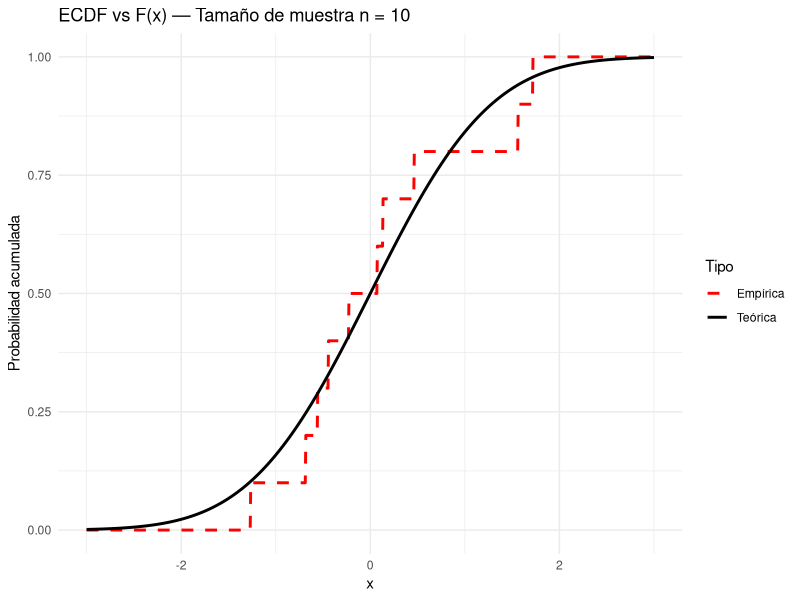
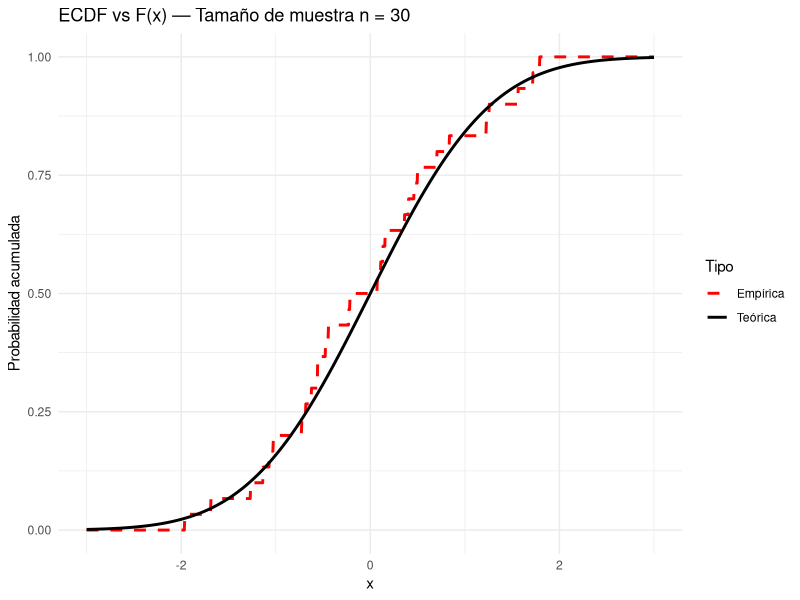
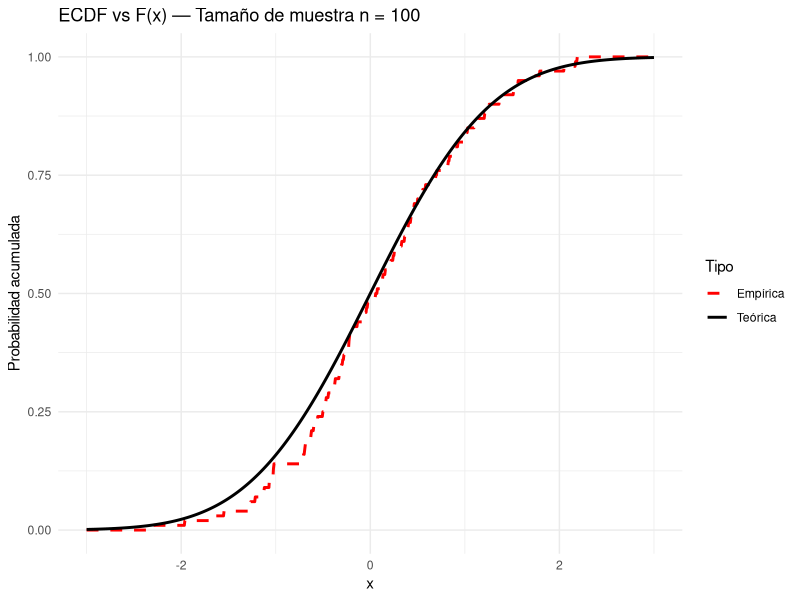
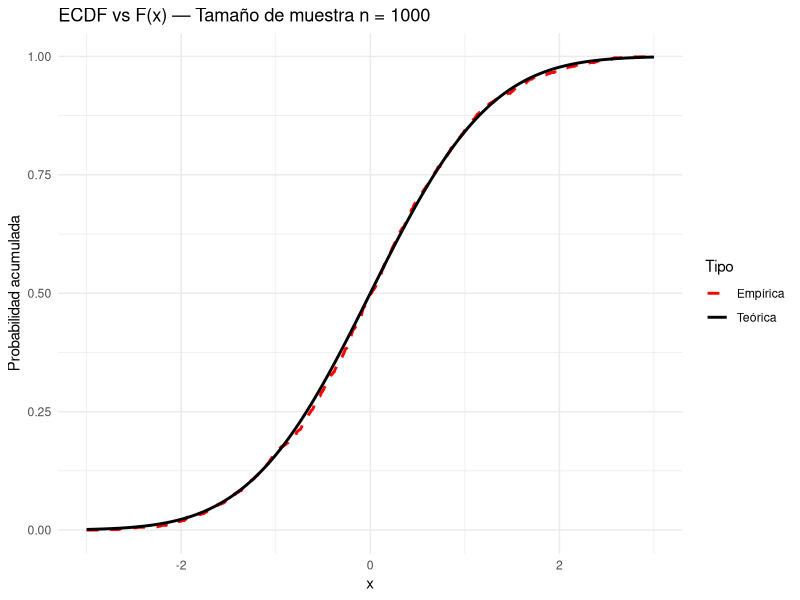
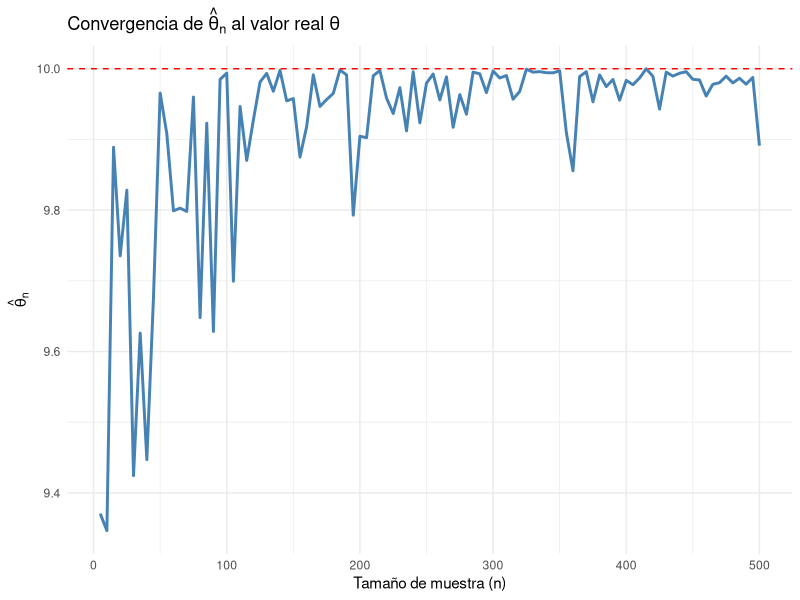
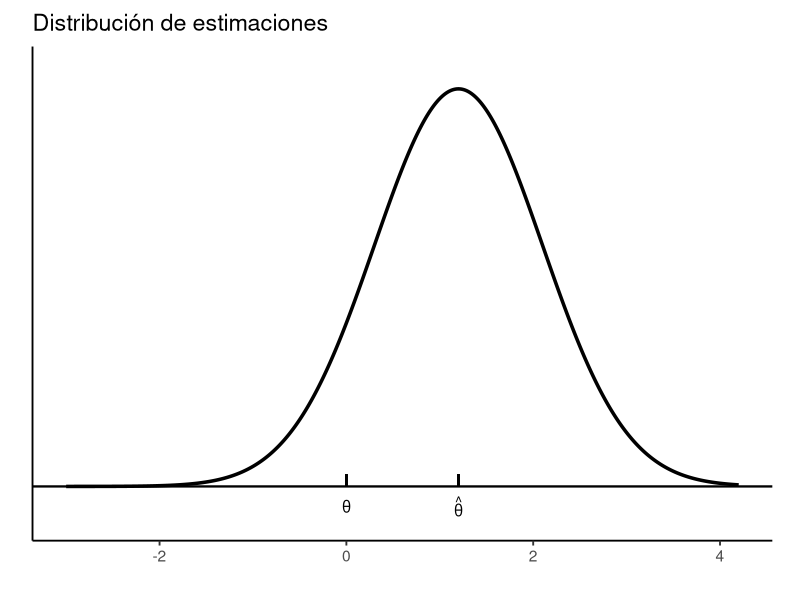
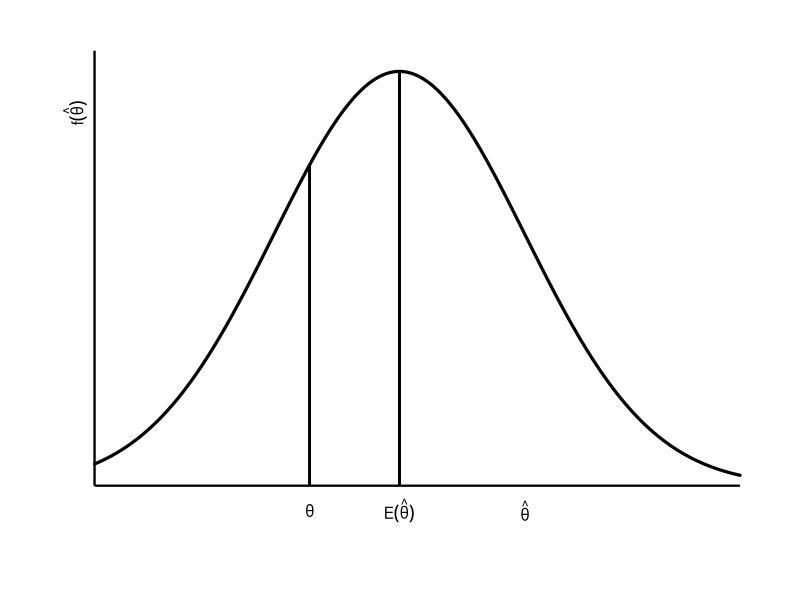
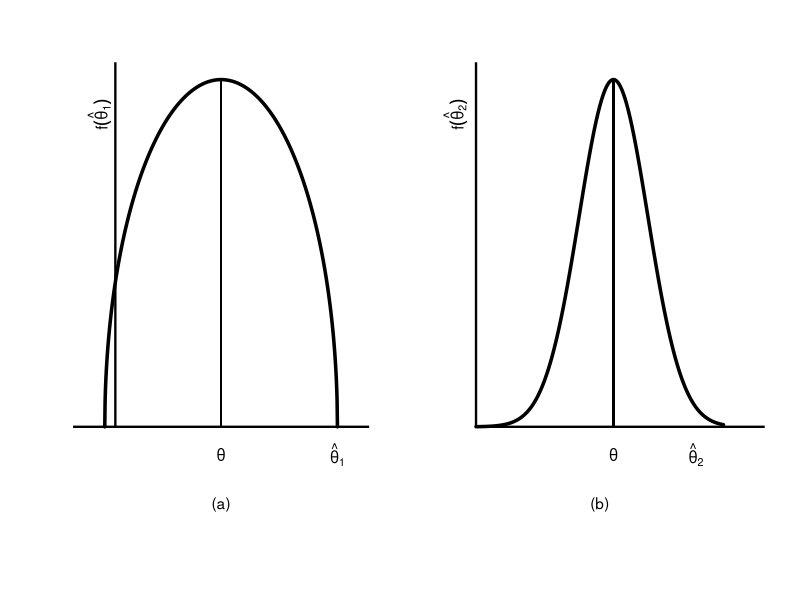

These figures' R source, in order:
## ---- chunk 1
# Cargar librería para gráficos
library(ggplot2)

# Definir función para graficar ECDF vs distribución teórica
comparar_ecdf_teorica <- function(n, distribucion = "normal") {
  set.seed(123)  # Para reproducibilidad

  # Muestra de tamaño n desde N(0,1)
  muestra <- rnorm(n)
  
  # Dominio común
  x_vals <- seq(-3, 3, length.out = 1000)

  # Distribución teórica
  F_teorica <- pnorm(x_vals)

  # Distribución empírica
  ecdf_muestra <- ecdf(muestra)
  F_empirica <- ecdf_muestra(x_vals)

  # Construir data frame para ggplot
  df <- data.frame(
    x = rep(x_vals, 2),
    F = c(F_empirica, F_teorica),
    Tipo = rep(c("Empírica", "Teórica"), each = length(x_vals))
  )

  # Graficar
  ggplot(df, aes(x = x, y = F, color = Tipo, linetype = Tipo)) +
    geom_line(size = 1) +
    labs(
      title = paste("ECDF vs F(x) — Tamaño de muestra n =", n),
      x = "x", y = "Probabilidad acumulada"
    ) +
    theme_minimal() +
    scale_color_manual(values = c("Empírica" = "red", "Teórica" = "black")) +
    scale_linetype_manual(values = c("Empírica" = "dashed", "Teórica" = "solid"))
}

# Generar gráficos para diferentes tamaños de muestra
comparar_ecdf_teorica(10)
comparar_ecdf_teorica(30)
comparar_ecdf_teorica(100)
comparar_ecdf_teorica(1000)

## ---- chunk 2
set.seed(123)
poblacion <- rlnorm(1e6, meanlog = 10, sdlog = 0.5)
## ---- chunk 3
muestra <- sample(poblacion, size = 20000, replace = FALSE)
## ---- chunk 4
Fn <- ecdf(muestra)
## ---- chunk 5
cuantil_90_empirico <- quantile(muestra, probs = 0.9)
## ---- chunk 6
cuantil_90_real <- quantile(poblacion, probs = 0.9)
## ---- chunk 7
cat("Cuantil 90 estimado (empírico):", round(cuantil_90_empirico, 2), "\n")
cat("Cuantil 90 real (poblacional):", round(cuantil_90_real, 2), "\n")
## ---- chunk 8
# Simulación para estimar theta en una uniforme (0, theta)
set.seed(42)
theta_real <- 10

# Tamaños de muestra
n_vals <- c(5, 10, 30, 100)

# Simular y comparar
estimadores <- sapply(n_vals, function(n) {
  muestra <- runif(n, min = 0, max = theta_real)
  max(muestra)
})

# Mostrar resultados
data.frame(
  Tamaño_muestra = n_vals,
  Estimador_maximo = round(estimadores, 3),
  Error = round(theta_real - estimadores, 3)
)
## ---- chunk 9
# Chunk de R — solo código
#| label: fig-convergencia-max
#| fig-cap: 'Convergencia del estimador plug-in $ \hat{\theta}_n = \max X_i $ hacia el valor real $ \theta = 10 $'
#| fig-align: center
#| message: false
#| warning: false

set.seed(42)
theta_real <- 10

# Vector de tamaños de muestra crecientes
n_seq <- seq(5, 500, by = 5)

# Calcular el estimador para cada n
estimadores <- sapply(n_seq, function(n) {
  muestra <- runif(n, min = 0, max = theta_real)
  max(muestra)
})

# Crear data frame para graficar
df_estimacion <- data.frame(
  n = n_seq,
  estimador = estimadores
)

# Graficar
library(ggplot2)
ggplot(df_estimacion, aes(x = n, y = estimador)) +
  geom_line(color = "steelblue", size = 1) +
  geom_hline(yintercept = theta_real, color = "red", linetype = "dashed") +
  labs(
    title = expression("Convergencia de " * hat(theta)[n] * " al valor real " * theta),
    x = "Tamaño de muestra (n)",
    y = expression(hat(theta)[n])
  ) +
  theme_minimal()
## ---- chunk 10
# install.packages("ggplot2")  # si hace falta
library(ggplot2)

theta    <- 0      # valor "verdadero"
thetahat <- 1.2    # estimación

x  <- seq(theta - 3, thetahat + 3, length.out = 500)
df <- data.frame(x = x,
                 y = dnorm(x, mean = thetahat, sd = 0.9))

ggplot(df, aes(x, y)) +
  geom_line(linewidth = 1.2) +
  geom_hline(yintercept = 0, linewidth = 0.8) +
  # marquitas en el eje para theta y theta-hat
  geom_segment(aes(x = theta,    xend = theta,    y = 0, yend = max(y)*0.03),
               inherit.aes = FALSE) +
  geom_segment(aes(x = thetahat, xend = thetahat, y = 0, yend = max(y)*0.03),
               inherit.aes = FALSE) +
  annotate("text", x = theta,    y = -max(df$y)*0.05, label = expression(theta)) +
  annotate("text", x = thetahat, y = -max(df$y)*0.05, label = expression(hat(theta))) +
  labs(title = "Distribución de estimaciones", x = NULL, y = NULL) +
  coord_cartesian(ylim = c(-max(df$y)*0.08, max(df$y)*1.05), clip = "off") +
  theme_classic(base_size = 14) +
  theme(
    axis.text.y  = element_blank(),
    axis.ticks.y = element_blank(),
    plot.margin  = margin(10, 20, 25, 20) # deja espacio para las etiquetas bajo el eje
  )
## ---- chunk 11
library(ggplot2)

# --- Parámetros editables ---
theta       <- 0
E_thetahat  <- 0.5      # sesgo: centro de la densidad
thetahat    <- 1.2
sd0         <- 0.7      # dispersión
# ----------------------------

# Curva de densidad (normal centrada en E(\hat{theta}))
x_min <- theta - 1.2
x_max <- thetahat + 1.2
x  <- seq(x_min, x_max, length.out = 800)
y  <- dnorm(x, mean = E_thetahat, sd = sd0)
df <- data.frame(x, y)
ymax <- max(y)

# Alturas EXACTAS de las barras (tocar la curva)
y_theta     <- dnorm(theta,      mean = E_thetahat, sd = sd0)  # altura en theta
y_Ethetahat <- dnorm(E_thetahat, mean = E_thetahat, sd = sd0)  # pico

ggplot(df, aes(x, y)) +
  geom_line(linewidth = 1.1, lineend = "round") +
  # ejes "a mano"
  annotate("segment", x = x_min, xend = x_max, y = 0, yend = 0, linewidth = 0.8) +
  annotate("segment", x = x_min, xend = x_min, y = 0, yend = 1.05*ymax, linewidth = 0.8) +
  # barra corta en theta (hasta la curva)
  geom_segment(aes(x = theta, xend = theta, y = 0, yend = y_theta), inherit.aes = FALSE) +
  # barra larga en E(thetahat) (hasta el pico)
  geom_segment(aes(x = E_thetahat, xend = E_thetahat, y = 0, yend = y_Ethetahat),
               inherit.aes = FALSE) +
  # etiquetas bajo el eje x
  annotate("text", x = theta,      y = -0.06*ymax, label = expression(theta)) +
  annotate("text", x = E_thetahat, y = -0.06*ymax, label = expression(E(hat(theta)))) +
  annotate("text", x = thetahat,   y = -0.06*ymax, label = expression(hat(theta))) +
  # etiqueta del eje y
  annotate("text",
           x = x_min - 0.03*(x_max - x_min), y = 0.9*ymax,
           label = expression(f(hat(theta))), angle = 90) +
  labs(x = NULL, y = NULL) +
  coord_cartesian(xlim = c(x_min, x_max),
                  ylim = c(-0.10*ymax, 1.08*ymax), clip = "off") +
  theme_void(base_size = 14) +
  theme(plot.margin = margin(10, 20, 35, 45))
## ---- chunk 12
library(ggplot2)
library(patchwork)

# ===== Panel (a): arco =====
# soporte con ~5% a la izquierda y 95% a la derecha
xL <- -0.10
xR <-  2.10
theta     <- (xL + xR)/2    # centro del arco: ahí debe ir la barra
thetahat1 <- xR

# definir el arco (semicircunferencia escalada)
c_a  <- (xL + xR)/2
R_a  <- (xR - xL)/2
x_a  <- seq(xL, xR, length.out = 700)
hsca <- 0.95
y_a  <- hsca * sqrt(pmax(0, R_a^2 - (x_a - c_a)^2))
dfa  <- data.frame(x = x_a, y = y_a)
ymax_a <- max(dfa$y)

# altura de la curva en theta
y_theta <- approx(x_a, y_a, xout = theta)$y

p_a <-
  ggplot(dfa, aes(x, y)) +
  geom_line(linewidth = 1.2, lineend = "round") +
  # ejes
  annotate("segment", x = xL-0.3, xend = xR+0.3, y = 0, yend = 0, linewidth = 0.8) +
  annotate("segment", x = 0, xend = 0, y = 0, yend = 1.05*ymax_a, linewidth = 0.8) +
  # barra en el centro (theta)
  geom_segment(aes(x = theta, xend = theta, y = 0, yend = y_theta), inherit.aes = FALSE) +
  # etiquetas
  annotate("text", x = theta,     y = -0.08*ymax_a, label = expression(theta)) +
  annotate("text", x = thetahat1, y = -0.08*ymax_a, label = expression(hat(theta)[1])) +
  annotate("text", x = -0.15, y = 0.9*ymax_a,
           label = expression(f(hat(theta)[1])), angle = 90) +
  annotate("text", x = (xL + xR)/2, y = -0.22*ymax_a, label = "(a)") +
  coord_cartesian(xlim = c(xL-0.2, xR+0.2),
                  ylim = c(-0.25*ymax_a, 1.1*ymax_a), clip = "off") +
  theme_void(base_size = 14) +
  theme(plot.margin = margin(10, 20, 40, 45))

# ===== Panel (b): normal (sin cambios) =====
theta_b    <- 1.00
thetahat2  <- 1.60
sd_b       <- 0.25
x_b <- seq(0, theta_b + 3.2*sd_b, length.out = 700)
y_b <- dnorm(x_b, mean = theta_b, sd = sd_b)
dfb <- data.frame(x = x_b, y = y_b)
ymax_b <- max(dfb$y)

p_b <-
  ggplot(dfb, aes(x, y)) +
  geom_line(linewidth = 1.2, lineend = "round") +
  annotate("segment", x = 0, xend = max(x_b)+0.3, y = 0, yend = 0, linewidth = 0.8) +
  annotate("segment", x = 0, xend = 0, y = 0, yend = 1.05*ymax_b, linewidth = 0.8) +
  geom_segment(aes(x = theta_b, xend = theta_b, y = 0, yend = dnorm(theta_b, theta_b, sd_b)),
               inherit.aes = FALSE) +
  annotate("text", x = theta_b,   y = -0.08*ymax_b, label = expression(theta)) +
  annotate("text", x = thetahat2, y = -0.08*ymax_b, label = expression(hat(theta)[2])) +
  annotate("text", x = -0.15, y = 0.9*ymax_b,
           label = expression(f(hat(theta)[2])), angle = 90) +
  annotate("text", x = (min(x_b)+max(x_b))/2, y = -0.22*ymax_b, label = "(b)") +
  coord_cartesian(xlim = c(0, max(x_b)+0.2),
                  ylim = c(-0.25*ymax_b, 1.1*ymax_b), clip = "off") +
  theme_void(base_size = 14) +
  theme(plot.margin = margin(10, 20, 40, 45))

# ===== Combinar =====
p_a | p_b
